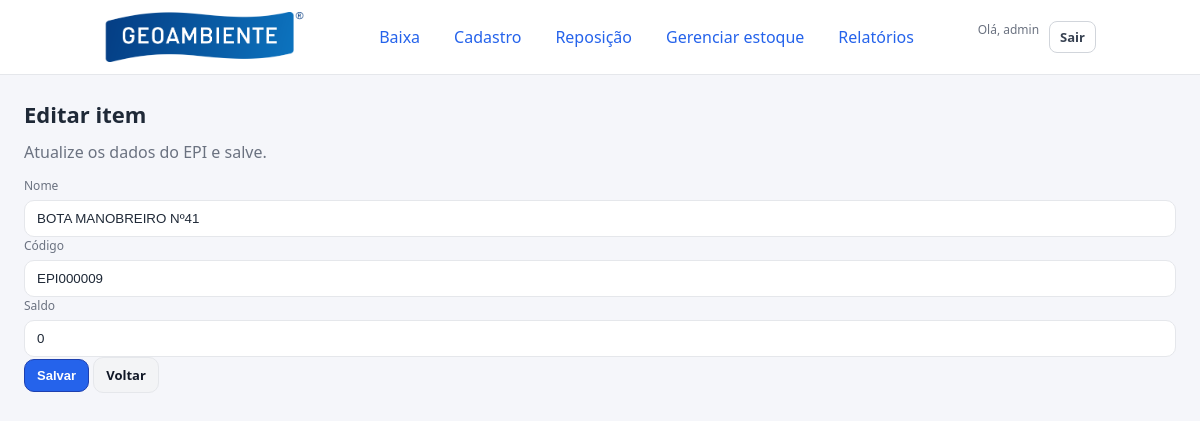
The page /editar/9 (signed in) on the database as committed earlier.
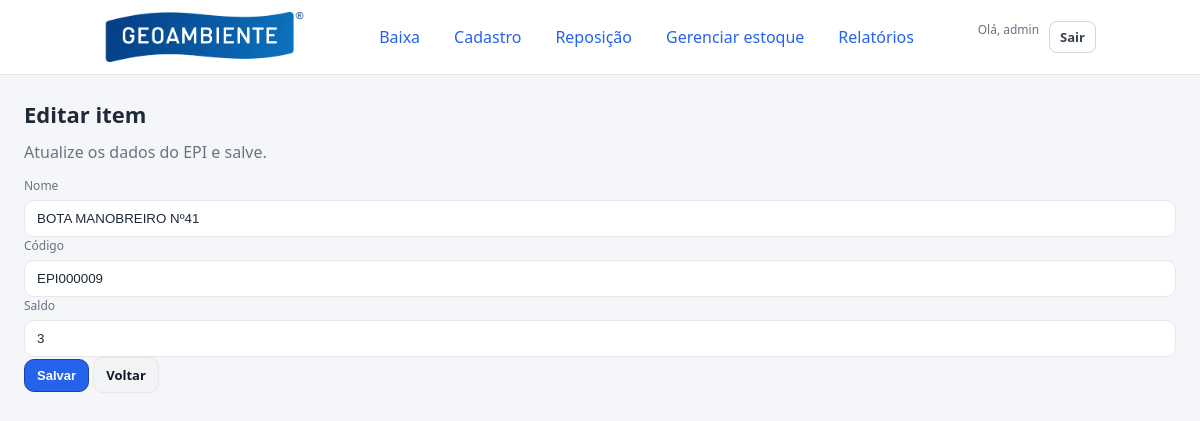
The same page on the database as committed later.
### tables this page shows
CREATE TABLE itens (
                id INTEGER PRIMARY KEY AUTOINCREMENT,
                nome TEXT NOT NULL,
                codigo TEXT UNIQUE NOT NULL,
                saldo INTEGER NOT NULL
            , ca TEXT);

### app_epi.py (the view, shortened to what this page needs)
@app.route("/editar/<int:item_id>", methods=["GET", "POST"])
@login_required
def editar_item(item_id):
    conn = get_db_connection()
    cur = conn.cursor()
    cur.execute("SELECT * FROM itens WHERE id = ?", (item_id,))
    item = cur.fetchone()
    if not item:
        conn.close()
        return render_template("editar.html", erro="Item não encontrado.", item=None)
    conn.close()
    return render_template("editar.html", item=item, erro=None)

### app_epi.py (called while the page is built)
def login_required(view):
    @wraps(view)
    def wrapped(*args, **kwargs):
        if not session.get("user"):
            session["next_url"] = request.full_path if request.query_string else request.path
            return redirect(url_for("login"))
        return view(*args, **kwargs)
    return wrapped

def get_db_connection():
    conn = sqlite3.connect('estoque.db')
    conn.row_factory = sqlite3.Row
    conn.execute("PRAGMA foreign_keys = ON")
    return conn

### templates/editar.html (shortened to what this page needs)
{% extends "base.html" %}
{% block content %}
<h1>Editar item</h1>
<p class="page-sub muted">Atualize os dados do EPI e salve.</p>
{% if not item %}
  <div class="alert alert-danger">Item não encontrado.</div>
  <div class="actions">
    <a class="btn secondary" href="{{ url_for('itens_lista') }}">Voltar</a>
  </div>
{% else %}
  <form method="POST" class="form-novo" autocomplete="off">
    <div class="form-line">
      <div>
        <label for="nome">Nome</label>
        <input class="input" id="nome" name="nome" value="{{ item.nome }}" required>
      </div>
      <div>
        <label for="codigo">Código</label>
        <input class="input" id="codigo" name="codigo" value="{{ item.codigo }}" required>
      </div>
      <div>
        <label for="saldo">Saldo</label>
        <input class="input" id="saldo" type="number" name="saldo" min="0" value="{{ item.saldo }}" required>
      </div>
      <div class="form-actions">
        <button class="btn primary" type="submit">Salvar</button>
        <a class="btn secondary" href="{{ url_for('itens_lista') }}">Voltar</a>
      </div>
    </div>
  </form>
{% endif %}
{% endblock %}

Rows that differ between the two databases and show on the page:
changed itens "BOTA MANOBREIRO Nº41": saldo "0" → "3"
